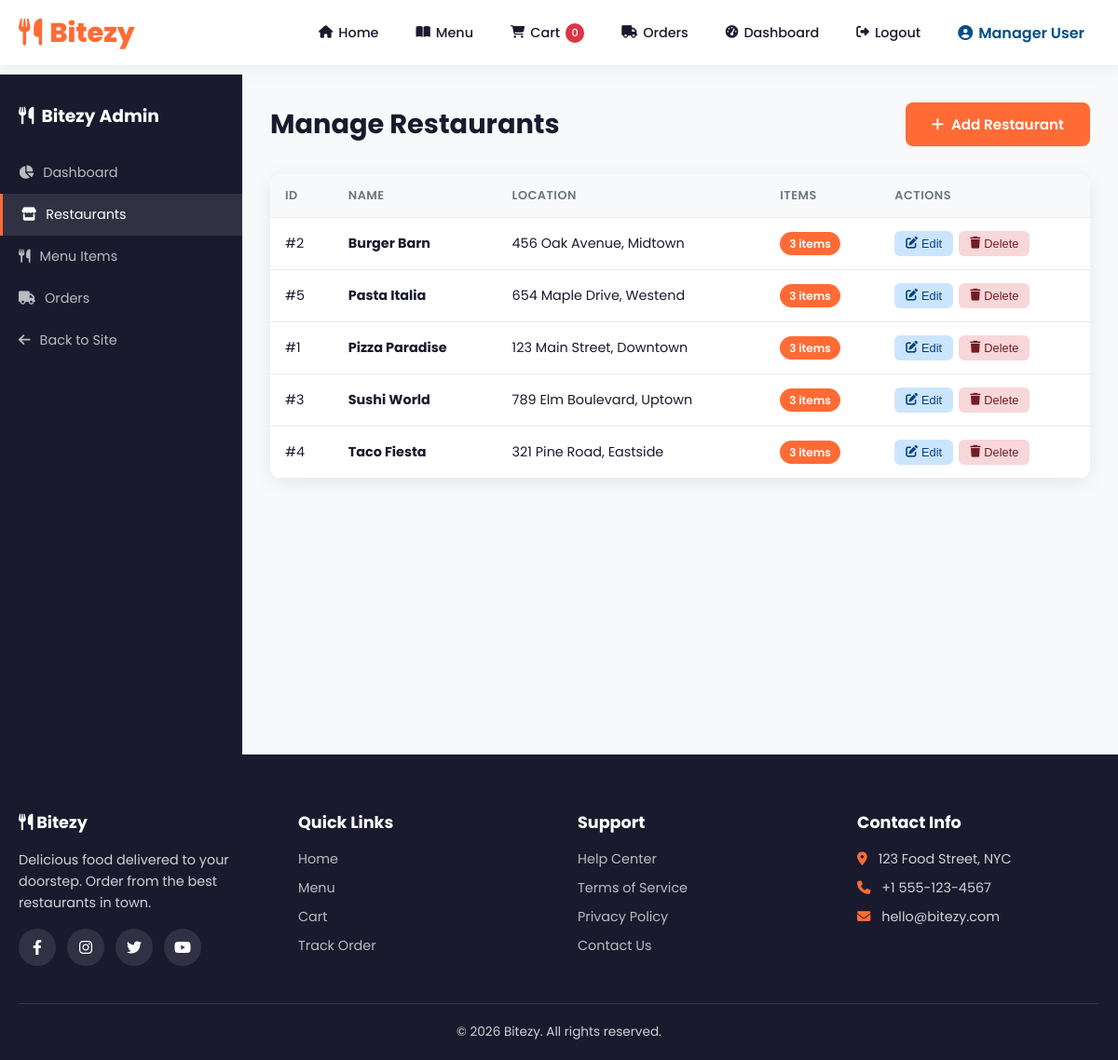
The app's page /admin/restaurants.php (signed in) with its own data.
### tables this page shows
CREATE TABLE restaurants (
  id INT AUTO_INCREMENT PRIMARY KEY,
  name VARCHAR(150) NOT NULL,
  location TEXT,
  image_url VARCHAR(255) DEFAULT '',
  created_at TIMESTAMP DEFAULT CURRENT_TIMESTAMP
);

### includes/db.php (called while the page is built, shortened)
<?php
function getDB() {
  static $conn = null;
  if ($conn === null) {
    try {
      $conn = new mysqli(DB_HOST, DB_USER, DB_PASS, DB_NAME);
      $conn->set_charset('utf8mb4');
    } catch (Exception $e) {
      die('Database connection error. Please check your configuration.');
    }
  }
  return $conn;
}
function dbQuery($sql, $params = []) {
  $conn = getDB();
  if (!empty($params)) {
    $stmt = $conn->prepare($sql);
    $types = '';
    foreach ($params as $param) {
      if (is_int($param)) $types .= 'i';
      elseif (is_double($param)) $types .= 'd';
      elseif (is_string($param)) $types .= 's';
      else $types .= 's';
    }
    $stmt->bind_param($types, ...$params);
    $stmt->execute();
    $result = $stmt->get_result();
    return $result;
  } else {
    return $conn->query($sql);
  }
}

### admin/restaurants.php (the view, shortened to what this page needs)
<?php require_once __DIR__ . '/../includes/db.php';
$restaurants = dbQuery("SELECT * FROM restaurants ORDER BY name");
$restaurantsList = $restaurants ? $restaurants->fetch_all(MYSQLI_ASSOC) : [];
include __DIR__ . '/../includes/header.php';
?>
<div class="admin-container">
  <div class="admin-sidebar">
    <h3><i class="fas fa-utensils"></i> Bitezy Admin</h3>
    <a href="index.php"><i class="fas fa-chart-pie"></i> Dashboard</a>
    <a href="restaurants.php" class="active"><i class="fas fa-store"></i> Restaurants</a>
    <a href="menu-items.php"><i class="fas fa-utensils"></i> Menu Items</a>
    <a href="orders.php"><i class="fas fa-truck"></i> Orders</a>
    <a href="<?php echo SITE_URL; ?>/index.php"><i class="fas fa-arrow-left"></i> Back to Site</a>
  </div>
  <div class="admin-content">
    <div class="admin-header">
      <h2>Manage Restaurants</h2>
      <button class="btn btn-primary" data-modal="restaurantModal" onclick="openRestaurantModal()"><i class="fas fa-plus"></i> Add Restaurant</button>
    </div>
    <div class="table-container">
      <div class="table-wrapper">
        <table>
          <thead>
            <tr>
              <th>ID</th>
              <th>Name</th>
              <th>Location</th>
              <th>Items</th>
              <th>Actions</th>
            </tr>
          </thead>
          <tbody>
            <?php foreach ($restaurantsList as $r):
              $cnt = dbQuery("SELECT COUNT(*) as c FROM menu_items WHERE restaurant_id=?", [$r['id']]);
              $itemCount = $cnt ? $cnt->fetch_assoc()['c'] : 0;
            ?>
            <tr>
              <td>#<?php echo $r['id']; ?></td>
              <td><strong><?php echo htmlspecialchars($r['name']); ?></strong></td>
              <td><?php echo htmlspecialchars($r['location']); ?></td>
              <td><span class="badge badge-primary"><?php echo $itemCount; ?> items</span></td>
              <td>
                <div class="action-btns">
                  <button class="btn-edit" onclick="openRestaurantModal(<?php echo htmlspecialchars(json_encode($r)); ?>)"><i class="fas fa-edit"></i> Edit</button>
                  <button class="btn-delete" onclick="deleteItem('restaurant', <?php echo $r['id']; ?>)"><i class="fas fa-trash"></i> Delete</button>
                </div>
              </td>
            </tr>
            <?php endforeach; ?>
          </tbody>
        </table>
      </div>
    </div>
  </div>
</div>
<?php include __DIR__ . '/../includes/footer.php'; ?>

### assets/css/style.css (style rules this page uses)
:root { --primary: #ff6b35; --primary-dark: #e55a2b; --secondary: #004e89; --accent: #ffb703; --dark: #1a1a2e; --darker: #16213e; --light: #f8f9fa; --gray: #6c757d; --success: #28a745; --danger: #dc3545; --warning: #ffc107; --border: #e9ecef; --shadow: 0 4px 20px rgba(0,0,0,0.08); --shadow-lg: 0 10px 40px rgba(0,0,0,0.12); --radius: 12px; --radius-lg: 20px; --transition: all 0.3s cubic-bezier(0.4, 0, 0.2, 1); }
* { margin: 0; padding: 0; box-sizing: border-box; }
body { font-family: 'Poppins', sans-serif; background: var(--light); color: var(--dark); overflow-x: hidden; min-height: 100vh; display: flex; flex-direction: column; }
.btn { padding: 12px 28px; border: none; border-radius: 8px; font-weight: 600; cursor: pointer; transition: var(--transition); font-family: inherit; font-size: 0.95rem; display: inline-flex; align-items: center; gap: 8px; text-decoration: none; }
.btn-primary { background: var(--primary); color: white; }
.admin-container { display: flex; min-height: calc(100vh - 70px); }
.admin-sidebar { width: 260px; background: var(--dark); padding: 30px 0; flex-shrink: 0; }
.admin-sidebar h3 { color: white; padding: 0 20px; margin-bottom: 24px; display: flex; align-items: center; gap: 8px; }
.admin-sidebar a { display: flex; align-items: center; gap: 10px; padding: 12px 20px; color: rgba(255,255,255,0.7); text-decoration: none; transition: var(--transition); font-size: 0.9rem; }
.admin-sidebar a:hover, .admin-sidebar a.active { background: rgba(255,255,255,0.1); color: white; border-left: 3px solid var(--primary); }
.admin-content { flex: 1; padding: 30px; overflow-x: hidden; }
.admin-header { display: flex; justify-content: space-between; align-items: center; margin-bottom: 30px; }
.admin-header h2 { font-size: 1.8rem; }
.table-container { background: white; border-radius: var(--radius); box-shadow: var(--shadow); overflow: hidden; margin-bottom: 30px; }
.table-wrapper { overflow-x: auto; }
table { width: 100%; border-collapse: collapse; }
th, td { padding: 14px 16px; text-align: left; border-bottom: 1px solid var(--border); font-size: 0.9rem; }
th { background: var(--light); font-weight: 600; color: var(--gray); text-transform: uppercase; font-size: 0.8rem; letter-spacing: 0.5px; }
.badge { padding: 4px 10px; border-radius: 50px; font-size: 0.75rem; font-weight: 600; }
.badge-primary { background: var(--primary); color: white; }
.action-btns { display: flex; gap: 6px; }
.action-btns button, .action-btns a { padding: 6px 12px; border: none; border-radius: 6px; cursor: pointer; font-size: 0.8rem; font-weight: 500; transition: var(--transition); text-decoration: none; display: inline-flex; align-items: center; gap: 4px; }
.btn-edit { background: #cce5ff; color: #004085; }
.btn-delete { background: #f8d7da; color: #721c24; }

### records on screen
restaurants: id "2", name "Burger Barn", location "456 Oak Avenue, Midtown", itemCount "3"
restaurants: id "5", name "Pasta Italia", location "654 Maple Drive, Westend", itemCount "3"
restaurants: id "1", name "Pizza Paradise", location "123 Main Street, Downtown", itemCount "3"
restaurants: id "3", name "Sushi World", location "789 Elm Boulevard, Uptown", itemCount "3"
restaurants: id "4", name "Taco Fiesta", location "321 Pine Road, Eastside", itemCount "3"

### other values on screen
$_SESSION['user_name'] "Manager User"
